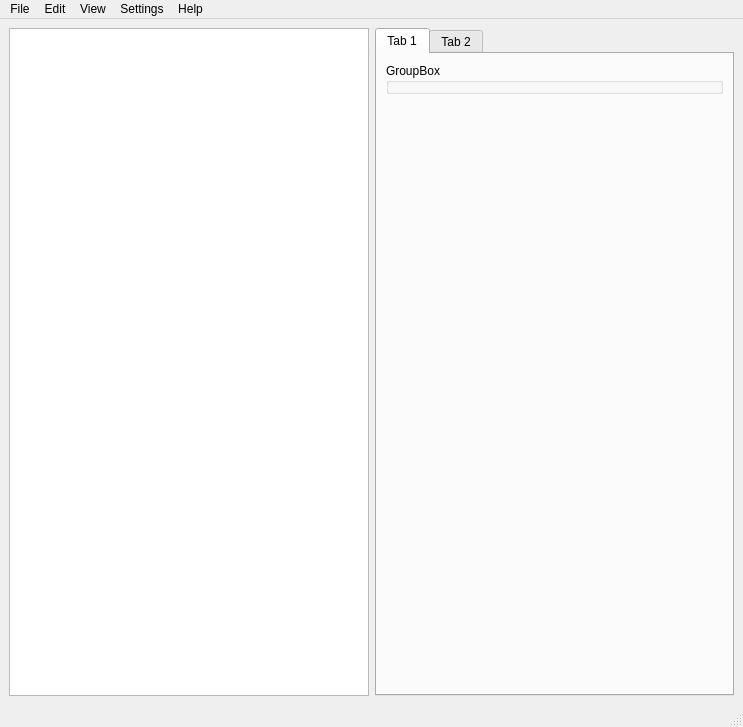
<?xml version="1.0" encoding="UTF-8"?>
<ui version="4.0">
 <class>MainWindow</class>
 <widget class="QMainWindow" name="MainWindow">
  <property name="geometry">
   <rect>
    <x>0</x>
    <y>0</y>
    <width>743</width>
    <height>727</height>
   </rect>
  </property>
  <property name="windowTitle">
   <string>MainWindow</string>
  </property>
  <widget class="QWidget" name="centralwidget">
   <layout class="QHBoxLayout" name="horizontalLayout">
    <item>
     <widget class="QGraphicsView" name="graphicsView"/>
    </item>
    <item>
     <widget class="QTabWidget" name="tabWidget">
      <property name="currentIndex">
       <number>0</number>
      </property>
      <widget class="QWidget" name="tab">
       <attribute name="title">
        <string>Tab 1</string>
       </attribute>
       <layout class="QGridLayout" name="gridLayout">
        <item row="0" column="0">
         <widget class="QGroupBox" name="groupBox">
          <property name="title">
           <string>GroupBox</string>
          </property>
         </widget>
        </item>
        <item row="1" column="0">
         <spacer name="verticalSpacer">
          <property name="orientation">
           <enum>Qt::Vertical</enum>
          </property>
          <property name="sizeHint" stdset="0">
           <size>
            <width>20</width>
            <height>40</height>
           </size>
          </property>
         </spacer>
        </item>
       </layout>
      </widget>
      <widget class="QWidget" name="tab_2">
       <attribute name="title">
        <string>Tab 2</string>
       </attribute>
      </widget>
     </widget>
    </item>
   </layout>
  </widget>
  <widget class="QMenuBar" name="menubar">
   <property name="geometry">
    <rect>
     <x>0</x>
     <y>0</y>
     <width>743</width>
     <height>25</height>
    </rect>
   </property>
   <widget class="QMenu" name="menuHello">
    <property name="title">
     <string>File</string>
    </property>
    <widget class="QMenu" name="menuRecent_projects">
     <property name="title">
      <string>Recent projects</string>
     </property>
     <addaction name="separator"/>
     <addaction name="actionClear_menu"/>
    </widget>
    <addaction name="actionNew"/>
    <addaction name="actionOpen"/>
    <addaction name="menuRecent_projects"/>
    <addaction name="separator"/>
    <addaction name="actionSave"/>
    <addaction name="actionSave_as"/>
    <addaction name="separator"/>
    <addaction name="actionClose"/>
    <addaction name="separator"/>
    <addaction name="actionQuit"/>
   </widget>
   <widget class="QMenu" name="menuEdit">
    <property name="title">
     <string>Edit</string>
    </property>
    <addaction name="actionUndo"/>
    <addaction name="actionRedo"/>
    <addaction name="separator"/>
    <addaction name="actionCut"/>
    <addaction name="actionCopy"/>
    <addaction name="actionPaste"/>
    <addaction name="actionDelete"/>
    <addaction name="actionSelect_all"/>
    <addaction name="separator"/>
    <addaction name="actionSend_to_back"/>
    <addaction name="actionBring_to_front"/>
    <addaction name="actionMove_up"/>
    <addaction name="actionMove_down"/>
   </widget>
   <widget class="QMenu" name="menuView">
    <property name="title">
     <string>View</string>
    </property>
    <addaction name="actionGraph"/>
   </widget>
   <widget class="QMenu" name="menuSettings">
    <property name="title">
     <string>Settings</string>
    </property>
    <addaction name="actionPreferences"/>
   </widget>
   <widget class="QMenu" name="menuHelp">
    <property name="title">
     <string>Help</string>
    </property>
    <addaction name="actionMiller_Help"/>
    <addaction name="actionCurrent_entity_help"/>
    <addaction name="actionAbout_Miller"/>
   </widget>
   <addaction name="menuHello"/>
   <addaction name="menuEdit"/>
   <addaction name="menuView"/>
   <addaction name="menuSettings"/>
   <addaction name="menuHelp"/>
  </widget>
  <widget class="QStatusBar" name="statusbar"/>
  <action name="actionQuit">
   <property name="text">
    <string>Quit</string>
   </property>
  </action>
  <action name="actionSave">
   <property name="text">
    <string>Save</string>
   </property>
  </action>
  <action name="actionSave_as">
   <property name="text">
    <string>Save as...</string>
   </property>
  </action>
  <action name="actionOpen">
   <property name="text">
    <string>Open...</string>
   </property>
  </action>
  <action name="actionNew">
   <property name="text">
    <string>New...</string>
   </property>
  </action>
  <action name="actionClear_menu">
   <property name="text">
    <string>Clear menu</string>
   </property>
  </action>
  <action name="actionClose">
   <property name="text">
    <string>Close</string>
   </property>
  </action>
  <action name="actionCopy">
   <property name="text">
    <string>Copy</string>
   </property>
  </action>
  <action name="actionPaste">
   <property name="text">
    <string>Paste</string>
   </property>
  </action>
  <action name="actionUndo">
   <property name="text">
    <string>Undo</string>
   </property>
  </action>
  <action name="actionRedo">
   <property name="text">
    <string>Redo</string>
   </property>
  </action>
  <action name="actionCut">
   <property name="text">
    <string>Cut</string>
   </property>
  </action>
  <action name="actionDelete">
   <property name="text">
    <string>Delete</string>
   </property>
  </action>
  <action name="actionSelect_all">
   <property name="text">
    <string>Select all</string>
   </property>
  </action>
  <action name="actionSend_to_back">
   <property name="text">
    <string>Send to back</string>
   </property>
  </action>
  <action name="actionBring_to_front">
   <property name="text">
    <string>Bring to front</string>
   </property>
  </action>
  <action name="actionMove_up">
   <property name="text">
    <string>Move up</string>
   </property>
  </action>
  <action name="actionMove_down">
   <property name="text">
    <string>Move down</string>
   </property>
  </action>
  <action name="actionGraph">
   <property name="text">
    <string>Graph</string>
   </property>
  </action>
  <action name="actionPreferences">
   <property name="text">
    <string>Preferences...</string>
   </property>
  </action>
  <action name="actionMiller_Help">
   <property name="text">
    <string>Miller help</string>
   </property>
  </action>
  <action name="actionCurrent_entity_help">
   <property name="text">
    <string>Current entity help</string>
   </property>
  </action>
  <action name="actionAbout_Miller">
   <property name="text">
    <string>About Miller</string>
   </property>
  </action>
 </widget>
 <resources/>
 <connections/>
</ui>
